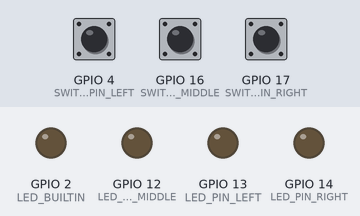
The program below on a simulated ESP32. Shown: output pins drawn as LEDs (lit = HIGH). The inputs (shaded band) are chosen by the test bench; at power-on: GPIO 4 (SWITCH_PIN_LEFT) HIGH, GPIO 16 (SWITCH_PIN_MIDDLE) HIGH, GPIO 17 (SWITCH_PIN_RIGHT) HIGH. USB keyboard and mouse output is not drawn; what the program prints to the serial monitor is not drawn.

Above: at 1.2 s.
1.3 s: GPIO 4 (SWITCH_PIN_LEFT) pulled LOW for 0.15 s
At 1.39 s:
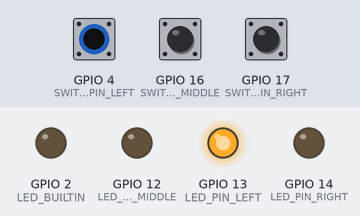
2.9 s: GPIO 16 (SWITCH_PIN_MIDDLE) pulled LOW for 0.15 s
At 2.98 s:
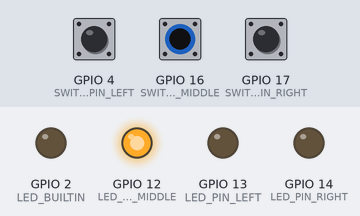
4.5 s: GPIO 17 (SWITCH_PIN_RIGHT) pulled LOW for 0.15 s
At 4.59 s:
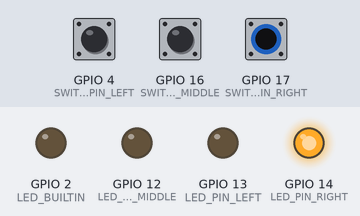
6.1 s: GPIO 17 (SWITCH_PIN_RIGHT) pulled LOW for 3.2 s
At 10.0 s:
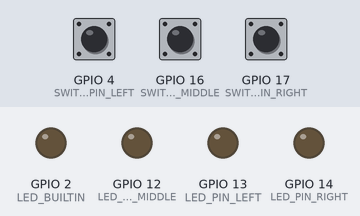
10.8 s: GPIO 4 (SWITCH_PIN_LEFT) pulled LOW for 3.2 s
At 11.9 s:
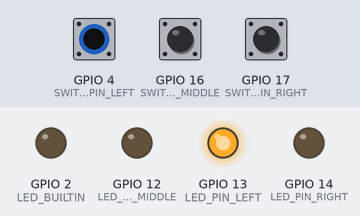
15.5 s: GPIO 4 (SWITCH_PIN_LEFT) driven LOW and GPIO 16 (SWITCH_PIN_MIDDLE) driven LOW
At 16.6 s:
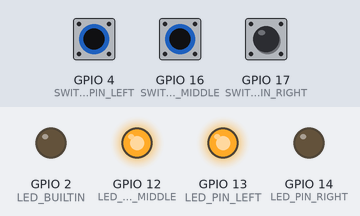
Timing chart, 0 to 18.0 s (numbered marks = the images above; inputs shaded):
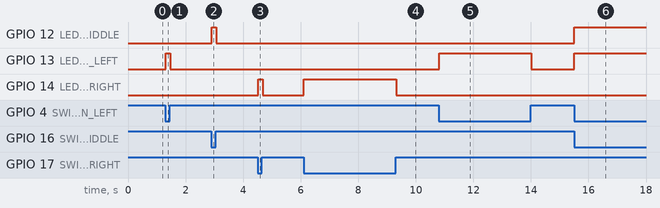

The program:

main.cpp
```cpp
#include <Arduino.h>
#include <BleKeyboard.h>
#include <map>

BleKeyboard bleKeyboard;

const uint8_t SWITCH_PIN_LEFT = 4;
const uint8_t SWITCH_PIN_MIDDLE = 16;
const uint8_t SWITCH_PIN_RIGHT = 17;

const uint8_t LED_PIN_LEFT = 13;
const uint8_t LED_PIN_MIDDLE = 12;
const uint8_t LED_PIN_RIGHT = 14;

std::map<uint8_t, uint8_t> ledMap = {
  {SWITCH_PIN_LEFT, LED_PIN_LEFT},
  {SWITCH_PIN_MIDDLE, LED_PIN_MIDDLE},
  {SWITCH_PIN_RIGHT, LED_PIN_RIGHT}
};

std::map<uint8_t, char> keyMap = {
  {SWITCH_PIN_LEFT, 'A'},
  {SWITCH_PIN_MIDDLE, 'B'},
  {SWITCH_PIN_RIGHT, 'C'},
};

// Put function declarations here:
int kbdSwitchPin(uint8_t switchPin);

// Setup the code
// This function is called once at the start of the program
// or when the microcontroller is reset
void setup() {
  pinMode(SWITCH_PIN_LEFT, INPUT_PULLUP);
  pinMode(SWITCH_PIN_MIDDLE, INPUT_PULLUP);
  pinMode(SWITCH_PIN_RIGHT, INPUT_PULLUP);

  pinMode(LED_PIN_LEFT, OUTPUT);
  pinMode(LED_PIN_MIDDLE, OUTPUT);
  pinMode(LED_PIN_RIGHT, OUTPUT);
  pinMode(LED_BUILTIN, OUTPUT);

  Serial.begin(115200);
  bleKeyboard.begin();

  Serial.println("Ready to connect!");
  Serial.println("Plug in the switches for pins 4, 16, and 17 to GND.");
  Serial.println("4: A, 16: B, 17: C");
}

// The following function is called repeatedly
void loop() {
  if(!bleKeyboard.isConnected()) {
      digitalWrite(LED_BUILTIN, HIGH);
      goto waitDelay;
  }

  digitalWrite(LED_BUILTIN, LOW);
  kbdSwitchPin(SWITCH_PIN_LEFT);
  kbdSwitchPin(SWITCH_PIN_MIDDLE);
  kbdSwitchPin(SWITCH_PIN_RIGHT);

waitDelay:
  delay(25);
  return;
}


// Put function definitions here:
int kbdSwitchPin(uint8_t switchPin) {
  int switchState = digitalRead(switchPin); // Read pin state
  uint8_t key = keyMap[switchPin];
  uint8_t ledPin = ledMap[switchPin];

  if (key == 0 || ledPin == 0) {
    return -1;
  }

  if (switchState == LOW) {  // Switch pressed (connected to GND)
      digitalWrite(ledPin, HIGH);  // Turn on LED
      bleKeyboard.press(key);
  } else {
      digitalWrite(ledPin, LOW);  // Turn off LED
      bleKeyboard.release(key);
  }

  return switchState;
}
```

Measured:
- after the input at 1.3 s, GPIO 13 (LED_PIN_LEFT): LOW → HIGH at once, → LOW 0.15 s later
- after the input at 2.9 s, GPIO 12 (LED_PIN_MIDDLE): LOW → HIGH at once, → LOW 0.15 s later
- after the input at 4.5 s, GPIO 14 (LED_PIN_RIGHT): LOW → HIGH at once, → LOW 0.15 s later
- after the input at 6.1 s, GPIO 14 (LED_PIN_RIGHT): LOW → HIGH at once, → LOW 3.2 s later
- after the input at 10.8 s, GPIO 13 (LED_PIN_LEFT): LOW → HIGH at once, → LOW 3.2 s later
- after the input at 15.5 s, GPIO 12 (LED_PIN_MIDDLE), GPIO 13 (LED_PIN_LEFT): LOW → HIGH at once
